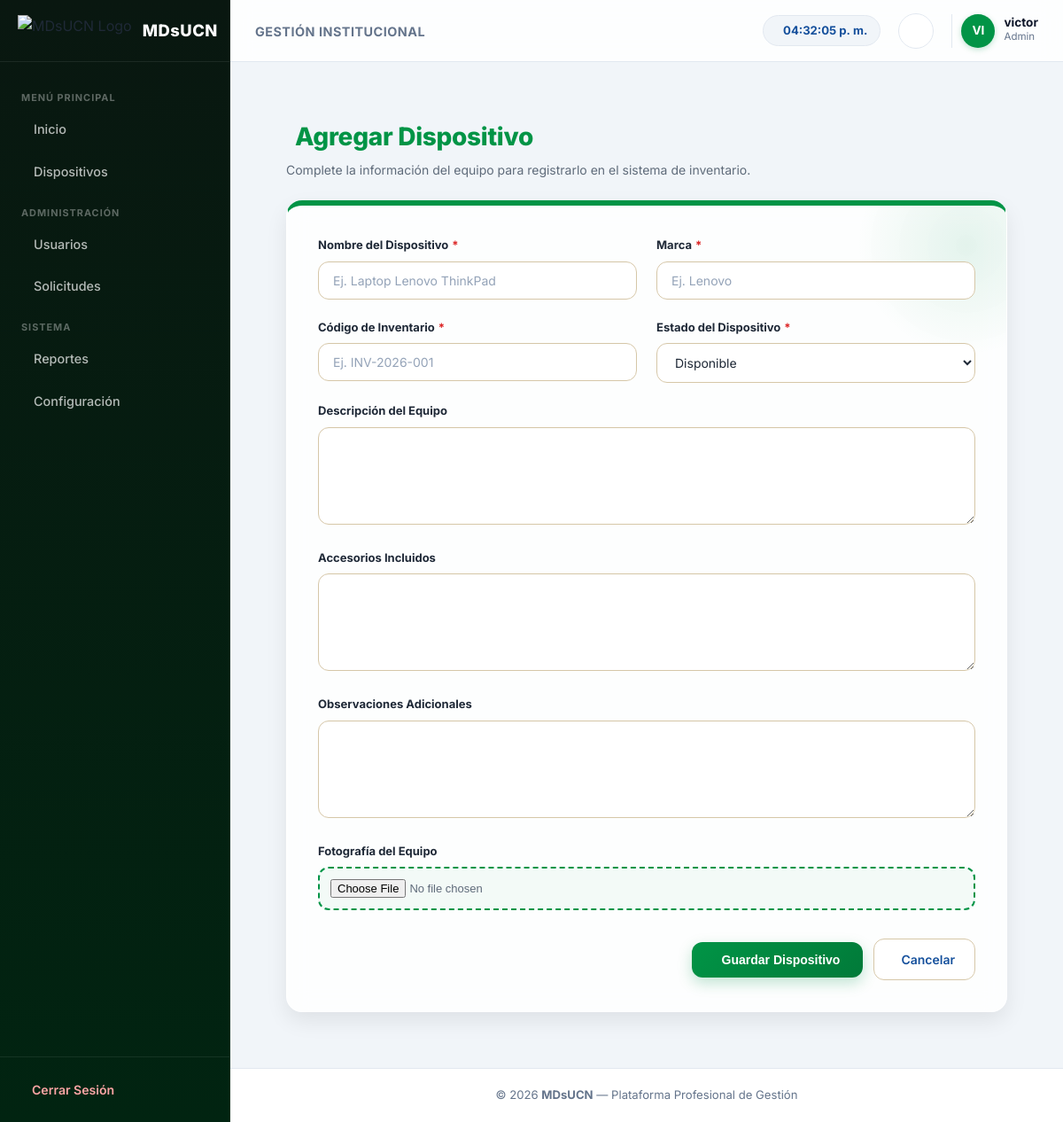
The app's page /dispositivos/agregar/ (signed in) with its own data.
### appOne/models.py (models this page shows, shortened)
class Usuario(AbstractUser):
    username = models.CharField(max_length=150, unique=True)
    nombre_completo = models.CharField(max_length=150)
    correo_institucional = models.EmailField(unique=True)
    codigo = models.CharField(max_length=20, unique=True)
    rol = models.CharField(max_length=20, choices=ROLES, default="Docente")
    USERNAME_FIELD = "correo_institucional"
    REQUIRED_FIELDS = ["username", "nombre_completo", "codigo"]
    objects = UsuarioManager()

### appOne/views.py (the view)
# urls.py: path('dispositivos/agregar/', views.agregar_dispositivo, name='agregar_dispositivo'),
@login_required
def agregar_dispositivo(request):
    if request.method == "POST":
        form = DispositivoForm(request.POST, request.FILES)
        if form.is_valid():
            dispositivo = form.save()
            registrar_auditoria(request, BitacoraAuditoria.ACCION_CREAR, "Dispositivos", dispositivo.id, f"Nuevo dispositivo creado: {dispositivo.nombre_dispositivo} ({dispositivo.codigo_inventario})")
            messages.success(request, "Dispositivo agregado correctamente.")
            return redirect('listardispositivos')
    else:
        form = DispositivoForm()
    return render(request, 'appOne/agregar_dispositivo.html', {'form': form})

### appOne/templates/appOne/agregar_dispositivo.html (shortened to what this page needs)
{% extends "appOne/dashboard.html" %}
{% load static %}
{% block extra_css %}
<link rel="stylesheet" href="{% static 'appOne/css/add_dispositivos.css' %}">
<link href="https://cdn.jsdelivr.net/npm/remixicon@3.5.0/fonts/remixicon.css" rel="stylesheet">
{% endblock %}
{% block contenido %}
<div class="form-container">
    <div class="form-header">
        <h2>
            Agregar Dispositivo
        </h2>
        <p>Complete la información del equipo para registrarlo en el sistema de inventario.</p>
    </div>
    <form method="POST" enctype="multipart/form-data" class="formulario">
        <div class="form-grid">
            {% for field in form %}
                <div class="form-grupo {% if field.widget_type == 'textarea' or field.widget_type == 'clearablefile' or field.name == 'descripcion' or field.name == 'imagen' %}full{% endif %}">
                    <label for="{{ field.id_for_label }}">
                        {{ field.label }}
                        {% if field.field.required %}
                            <span class="required-star">*</span>
                        {% endif %}
                    </label>
                    <div class="input-wrapper">
                        {{ field }}
                    </div>
                </div>
            {% endfor %}
        </div>
        <div class="form-actions">
            <button type="submit" class="btn-guardar">
                Guardar Dispositivo
            </button>
            <a href="javascript:history.back()" class="btn-secundario">
                Cancelar
            </a>
        </div>
    </form>
</div>
{% endblock %}

### appOne/templates/appOne/dashboard.html (shortened to what this page needs)
{% load static %}
<!DOCTYPE html>
<html lang="es">
<head>
  <link href="https://cdn.jsdelivr.net/npm/remixicon@3.5.0/fonts/remixicon.css" rel="stylesheet">
  <link rel="stylesheet" href="{% static 'appOne/css/dashboard.css' %}">
  {% block extra_css %}{% endblock %}
</head>
<body>
  <div class="app-layout">
    <aside class="sidebar" id="sidebar">
      <div class="sidebar-header">
        <div class="brand">
          <img src="https://uploads.onecompiler.io/43nzu6ce2/43x2n985z/eslogan%20.png" alt="MDsUCN Logo" class="brand-logo">
          <span class="brand-name">MDsUCN</span>
        </div>
        <button class="toggle-sidebar-btn" id="toggleSidebar" aria-label="Toggle Sidebar">
        </button>
      </div>
      <nav class="sidebar-nav">
        <div class="nav-section-title">MENÚ PRINCIPAL</div>
        <a href="{% url 'dashboardinicio' %}"
          class="nav-item {% if request.resolver_match.url_name == 'dashboardinicio' %}active{% endif %}">
          <span>Inicio</span>
        </a>
        <a href="{% url 'listardispositivos' %}"
          class="nav-item {% if request.resolver_match.url_name == 'listardispositivos' %}active{% endif %}">
          <span>Dispositivos</span>
        </a>
        {% if request.user.rol == "Admin" %}
        <div class="nav-section-title">ADMINISTRACIÓN</div>
        <a href="{% url 'panel_usuarios' %}"
          class="nav-item {% if request.resolver_match.url_name == 'panel_usuarios' %}active{% endif %}">
          <span>Usuarios</span>
        </a>
        <a href="{% url 'solicitudes_prestamos' %}"
          class="nav-item {% if request.resolver_match.url_name == 'solicitudes_prestamos' %}active{% endif %}">
          <span>Solicitudes</span>
        </a>
        {% endif %}
        <div class="nav-section-title">SISTEMA</div>
        <a href="{% url 'reportes' %}"
          class="nav-item {% if request.resolver_match.url_name == 'reportes' %}active{% endif %}">
          <span>Reportes</span>
        </a>
        <a href="{% url 'configuracion' %}"
          class="nav-item {% if request.resolver_match.url_name == 'configuracion' %}active{% endif %}">
          <span>Configuración</span>
        </a>
      </nav>
      <div class="sidebar-footer">
        <a href="{% url 'logout' %}" class="logout-btn">
          <span>Cerrar Sesión</span>
        </a>
      </div>
    </aside>
    <div class="main-wrapper">
      <header class="topbar">
        <div class="topbar-left">
          <div class="page-title">
            <span>Gestión Institucional</span>
          </div>
        </div>
        <div class="topbar-right">
          <div class="clock-badge">
            <span id="clock-nicaragua">00:00:00</span>
          </div>
          <div class="dropdown-wrapper">
            <button class="icon-btn" id="notifBtn" aria-label="Notificaciones">
            </button>
          </div>
          <div class="user-profile">
            <div class="user-avatar">
              {{ request.user.username|slice:":2"|upper }}
            </div>
            <div class="user-meta">
              <span class="user-name">{{ request.user.username }}</span>
              <span class="user-role">{{ request.user.rol|default:"Usuario" }}</span>
            </div>
          </div>
        </div>
      </header>
      <main class="content-body">
        {% block contenido %}{% endblock %}
      </main>
      <footer class="app-footer">
        <p>© 2026 <strong>MDsUCN</strong> — Plataforma Profesional de Gestión</p>
      </footer>
    </div>
  </div>
</body>
</html>

### appOne/static/appOne/css/add_dispositivos.css (style rules this page uses)
:root { --bg: #EDE3CC; --card: #ffffff; --text: #1f2937; --muted: #5f6b7a; --border: #d6c7a8; --primary: #019446; --primary-hover: #017a39; --secondary: #15509C; --secondary-hover: #104E9B; --gold: #CBA14B; --gold-dark: #C89B3B; --danger: #dc2626; --radius: 18px; --shadow: 0 10px 25px rgba(0, 0, 0, 0.08); --glass: rgba(255, 255, 255, 0.85); }
* { margin: 0; padding: 0; box-sizing: border-box; }
body { color: var(--text); font-family: 'Inter', -apple-system, BlinkMacSystemFont, sans-serif; min-height: 100vh; }
.form-container { padding: 35px; max-width: 1080px; margin: 0 auto; }
.form-header { margin-bottom: 24px; }
.form-header h2 { font-size: 28px; font-weight: 800; color: var(--primary); display: flex; align-items: center; gap: 10px; margin-bottom: 6px; letter-spacing: -0.3px; }
.form-header p { color: var(--muted); font-size: 14px; margin: 0; }
.formulario { background: var(--glass); backdrop-filter: blur(12px); -webkit-backdrop-filter: blur(12px); border: 1px solid rgba(255, 255, 255, 0.7); border-top: 6px solid var(--primary); border-radius: var(--radius); padding: 35px; box-shadow: var(--shadow); position: relative; overflow: hidden; }
.formulario::before { content: ""; position: absolute; width: 250px; height: 250px; background: radial-gradient(circle, rgba(1, 148, 70, 0.10), transparent 70%); top: -80px; right: -80px; border-radius: 50%; pointer-events: none; }
.form-grid { display: grid; grid-template-columns: repeat(2, 1fr); gap: 22px; position: relative; z-index: 2; }
.form-grupo { display: flex; flex-direction: column; width: 100%; }
.form-grupo.full { grid-column: 1 / -1; }
.form-grupo label { font-size: 13px; color: var(--text); font-weight: 700; margin-bottom: 8px; display: flex; align-items: center; gap: 4px; }
.required-star { color: var(--danger); }
.form-grupo input:not([type="file"]):not([type="checkbox"]):not([type="radio"]), .form-grupo select, .form-grupo textarea { width: 100%; box-sizing: border-box; background: #ffffff; border: 1px solid var(--border); color: var(--text); padding: 12px 16px; border-radius: 12px; font-size: 14px; transition: all 0.25s ease; font-family: 'Inter', sans-serif; box-shadow: inset 0 1px 2px rgba(0, 0, 0, 0.02); }
.form-grupo textarea { min-height: 110px; resize: vertical; line-height: 1.5; }
.form-grupo input::placeholder, .form-grupo textarea::placeholder { color: #94a3b8; }
.form-grupo input[type="file"] { width: 100%; box-sizing: border-box; padding: 12px; border: 2px dashed var(--primary); background: rgba(1, 148, 70, 0.04); cursor: pointer; border-radius: 12px; font-size: 13px; color: var(--muted); transition: all 0.2s ease; }
.form-actions { margin-top: 32px; display: flex; align-items: center; justify-content: flex-end; gap: 12px; position: relative; z-index: 2; }
.btn-guardar { background: linear-gradient(135deg, var(--primary), var(--primary-hover)); color: #ffffff; padding: 12px 26px; border: none; border-radius: 12px; font-weight: 700; font-size: 14px; cursor: pointer; display: inline-flex; align-items: center; gap: 8px; transition: all 0.25s ease; box-shadow: 0 6px 16px rgba(1, 148, 70, 0.25); }
.btn-secundario { background: #ffffff; color: var(--secondary); border: 1px solid var(--border); padding: 12px 22px; border-radius: 12px; font-weight: 600; font-size: 14px; cursor: pointer; text-decoration: none; display: inline-flex; align-items: center; gap: 8px; transition: all 0.2s ease; }

### records on screen
Usuario: user.username "VI", user.username "victor", user.rol "Admin"

### other values on screen
{{ field.label }} "Nombre del Dispositivo" "Marca" "Código de Inventario" "Estado del Dispositivo" "Descripción del Equipo" "Accesorios Incluidos" "Observaciones Adicionales" "Fotografía del Equipo"
